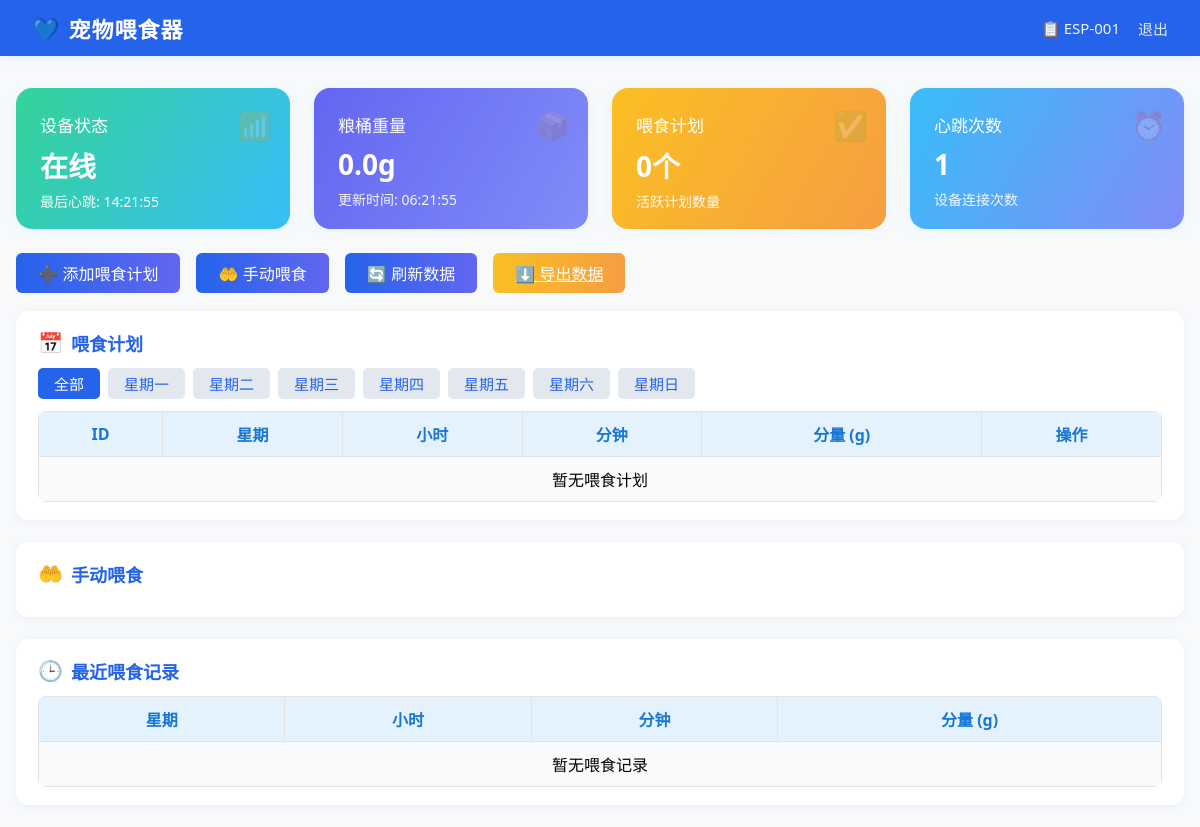
The page / (signed in) on the database as committed earlier.
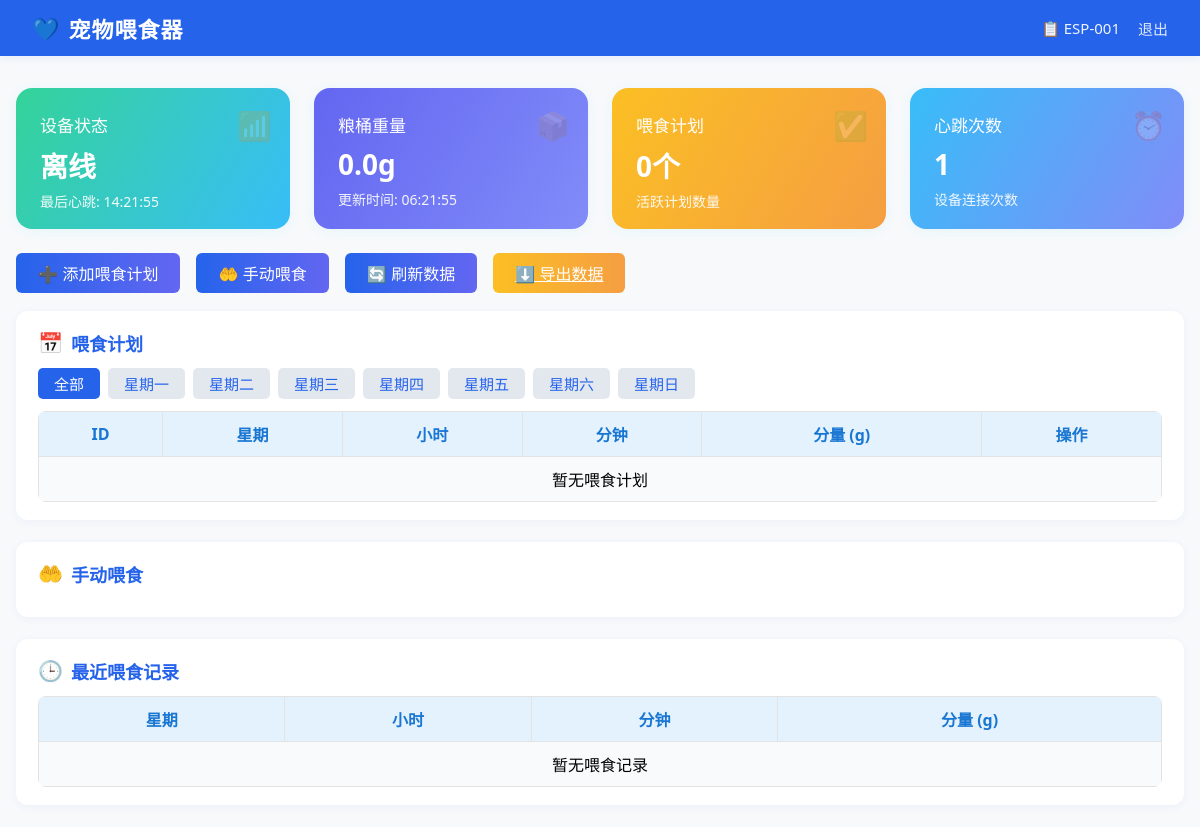
The same page on the database as committed later.
### pet_feeder_server.py (models this page shows)
class Device(db.Model):
    __tablename__ = 'devices'
    id = db.Column(db.Integer, primary_key=True)
    device_id = db.Column(db.String(20), unique=True, nullable=False)
    password = db.Column(db.String(100), nullable=False)
    device_type = db.Column(db.String(50), default='pet_feeder')
    firmware_version = db.Column(db.String(20), default='1.0.0')
    first_seen = db.Column(db.DateTime, default=datetime.utcnow)
    last_seen = db.Column(db.DateTime, default=datetime.utcnow)
    is_online = db.Column(db.Boolean, default=False)
    heartbeat_count = db.Column(db.Integer, default=0)
    grain_weight = db.Column(db.Float, default=0.0)  # 粮桶重量
    last_grain_update = db.Column(db.DateTime, default=datetime.utcnow)

### pet_feeder_server.py (the view)
@app.route('/', methods=['GET', 'POST'])
def index():
    if request.method == 'POST':
        if request.headers.get('Host', '').startswith('hub5p.sandai.net'):
            return '', 404
        print("收到POST /，请求头：", dict(request.headers))
        return redirect(url_for('index'))
    if 'device_id' not in session:
        return redirect(url_for('login'))
    device_id = session['device_id']
    device = Device.query.filter_by(device_id=device_id).first()
    if not device:
        session.pop('device_id', None)
        return redirect(url_for('login'))
    beijing = pytz.timezone('Asia/Shanghai')
    last_seen_local = device.last_seen.replace(tzinfo=pytz.utc).astimezone(beijing) if device.last_seen else None
    feeding_plans = FeedingPlan.query.filter_by(device_id=device_id, is_active=True).all()
    manual_feedings = ManualFeeding.query.filter_by(device_id=device_id, is_executed=False).all()
    recent_records = FeedingRecord.query.filter_by(device_id=device_id).order_by(FeedingRecord.created_at.desc()).limit(10).all()
    return render_template('index.html',
                         device=device,
                         feeding_plans=feeding_plans,
                         manual_feedings=manual_feedings,
                         recent_records=recent_records,
                         last_seen_local=last_seen_local)

### templates/index.html (shortened to what this page needs)
<!DOCTYPE html>
<html lang="zh-CN">
<head>
</head>
<body>
    <div class="navbar">
        <div class="logo">宠物喂食器</div>
        <div class="nav-right">
            <span class="device-id">📋 {{ device.device_id }}</span>
            <a href="/logout" class="logout">退出</a>
        </div>
    </div>
    <div class="main-container">
        <div class="status-cards">
            <div class="status-card status-online">
                <div class="card-title">设备状态</div>
                <div class="card-value">{{ '在线' if device.is_online else '离线' }}</div>
                <div class="card-desc">最后心跳: {{ last_seen_local.strftime('%H:%M:%S') if last_seen_local else '-' }}</div>
                <div class="card-icon">📶</div>
            </div>
            <div class="status-card status-weight">
                <div class="card-title">粮桶重量</div>
                <div class="card-value">{{ device.grain_weight }}g</div>
                <div class="card-desc">更新时间: {{ device.last_grain_update.strftime('%H:%M:%S') if device.last_grain_update else '-' }}</div>
                <div class="card-icon">📦</div>
            </div>
            <div class="status-card status-plan">
                <div class="card-title">喂食计划</div>
                <div class="card-value">{{ feeding_plans|length }}个</div>
                <div class="card-desc">活跃计划数量</div>
                <div class="card-icon">✅</div>
            </div>
            <div class="status-card status-heartbeat">
                <div class="card-title">心跳次数</div>
                <div class="card-value">{{ device.heartbeat_count }}</div>
                <div class="card-desc">设备连接次数</div>
                <div class="card-icon">⏰</div>
            </div>
        </div>
        <div class="actions-bar">
            <button onclick="showPlanModal()">➕ 添加喂食计划</button>
            <button onclick="showManualFeedModal()">🤲 手动喂食</button>
            <button onclick="location.reload()">🔄 刷新数据</button>
            <a class="export-btn" href="/export_feeding_records/{{ device.device_id }}">⬇️ 导出数据</a>
        </div>
        <div class="card-section">
            <div class="section-title"><span class="icon">📅</span>喂食计划</div>
            <div class="week-filter">
                <button type="button" class="week-btn active" data-week="0">全部</button>
                <button type="button" class="week-btn" data-week="1">星期一</button>
                <button type="button" class="week-btn" data-week="2">星期二</button>
                <button type="button" class="week-btn" data-week="3">星期三</button>
                <button type="button" class="week-btn" data-week="4">星期四</button>
                <button type="button" class="week-btn" data-week="5">星期五</button>
                <button type="button" class="week-btn" data-week="6">星期六</button>
                <button type="button" class="week-btn" data-week="7">星期日</button>
            </div>
            <table>
                <tr><th>ID</th><th>星期</th><th>小时</th><th>分钟</th><th>分量 (g)</th><th>操作</th></tr>
                {% for plan in feeding_plans %}
                <tr class="plan-row" data-week="{{ plan.day_of_week }}">
                    <td>{{ plan.id }}</td>
                    <td>{{ plan.day_of_week }}</td>
                    <td>{{ '%02d'|format(plan.hour) }}</td>
                    <td>{{ '%02d'|format(plan.minute) }}</td>
                    <td>{{ plan.feeding_amount }}</td>
                    <td>
                        <button onclick="confirmDeletePlan({{ plan.id }})" style="background:#e53935; color:#fff; margin-left:6px;">删除</button>
                    </td>
                </tr>
                {% else %}
                <tr><td colspan="6">暂无喂食计划</td></tr>
                {% endfor %}
            </table>
        </div>
        <div class="card-section">
            <div class="section-title"><span class="icon">🤲</span>手动喂食</div>
        </div>
        <div class="card-section">
            <div class="section-title"><span class="icon">🕒</span>最近喂食记录</div>
            <table>
                <tr><th>星期</th><th>小时</th><th>分钟</th><th>分量 (g)</th></tr>
                {% for record in recent_records %}
                <tr>
                    <td>{{ record.day_of_week }}</td>
                    <td>{{ '%02d'|format(record.hour) }}</td>
                    <td>{{ '%02d'|format(record.minute) }}</td>
                    <td>{{ record.feeding_amount }}</td>
                </tr>
                {% else %}
                <tr><td colspan="4">暂无喂食记录</td></tr>
                {% endfor %}
            </table>
        </div>
    </div>
</body>
</html>

### templates/index.html (style rules this page uses)
body { margin: 0; padding: 0; background: #f7f9fb; font-family: 'Segoe UI', Arial, sans-serif; }
.navbar { background: #2563eb; color: #fff; padding: 0 32px; height: 56px; display: flex; align-items: center; justify-content: space-between; box-shadow: 0 2px 8px rgba(37,99,235,0.08); }
.navbar .logo { font-size: 22px; font-weight: bold; letter-spacing: 1px; display: flex; align-items: center; }
.navbar .logo::before { content: '💙'; font-size: 22px; margin-right: 8px; }
.navbar .nav-right { display: flex; align-items: center; gap: 18px; }
.navbar .device-id { font-size: 15px; opacity: 0.92; }
.navbar .logout { color: #fff; text-decoration: none; font-size: 15px; background: none; border: none; cursor: pointer; padding: 0; opacity: 0.85; }
.main-container { max-width: 1200px; margin: 32px auto 0 auto; padding: 0 16px; }
.status-cards { display: flex; gap: 24px; margin-bottom: 24px; flex-wrap: wrap; }
.status-card { flex: 1 1 220px; min-width: 200px; background: linear-gradient(120deg, #4ade80 0%, #22d3ee 100%); color: #fff; border-radius: 16px; box-shadow: 0 2px 12px rgba(34,211,238,0.08); padding: 24px 18px 18px 24px; display: flex; flex-direction: column; align-items: flex-start; position: relative; }
.status-card.status-online { background: linear-gradient(120deg, #34d399 0%, #38bdf8 100%); }
.status-card.status-weight { background: linear-gradient(120deg, #6366f1 0%, #818cf8 100%); }
.status-card.status-plan { background: linear-gradient(120deg, #fbbf24 0%, #f59e42 100%); }
.status-card.status-heartbeat { background: linear-gradient(120deg, #38bdf8 0%, #818cf8 100%); }
.status-card .card-title { font-size: 17px; font-weight: 500; margin-bottom: 8px; }
.status-card .card-value { font-size: 28px; font-weight: bold; margin-bottom: 6px; }
.status-card .card-desc { font-size: 14px; opacity: 0.92; }
.status-card .card-icon { position: absolute; top: 18px; right: 18px; font-size: 28px; opacity: 0.18; }
.actions-bar { display: flex; gap: 16px; margin-bottom: 18px; align-items: center; }
.actions-bar button, .actions-bar .export-btn { padding: 8px 22px; border: none; border-radius: 6px; font-size: 16px; font-weight: 500; cursor: pointer; color: #fff; background: linear-gradient(90deg, #2563eb 0%, #6366f1 100%); transition: background 0.2s; }
.actions-bar .export-btn { background: linear-gradient(90deg, #fbbf24 0%, #f59e42 100%); color: #fff; }
.card-section { background: #fff; border-radius: 12px; box-shadow: 0 2px 8px rgba(60, 120, 200, 0.06); margin-bottom: 22px; padding: 18px 22px 18px 22px; }
.section-title { font-size: 18px; font-weight: 600; color: #2563eb; margin-bottom: 12px; display: flex; align-items: center; gap: 8px; }
.section-title .icon { font-size: 20px; }
table { width: 100%; border-collapse: collapse; background: #f8fafc; border-radius: 8px; overflow: hidden; }
th, td { border: 1px solid #e3e3e3; padding: 10px 6px; text-align: center; }
th { background: #e3f2fd; color: #1976d2; font-weight: 600; }
.week-filter { display: flex; gap: 8px; margin-bottom: 12px; }
.week-btn { padding: 5px 16px; border: none; border-radius: 5px; background: #e3e8ef; color: #2563eb; font-size: 15px; cursor: pointer; font-weight: 500; transition: background 0.18s, color 0.18s; }
.week-btn.active, .week-btn:hover { background: #2563eb; color: #fff; }

Rows that differ between the two databases and show on the page:
changed Device "ESP-001": is_online "在线" → "离线"
